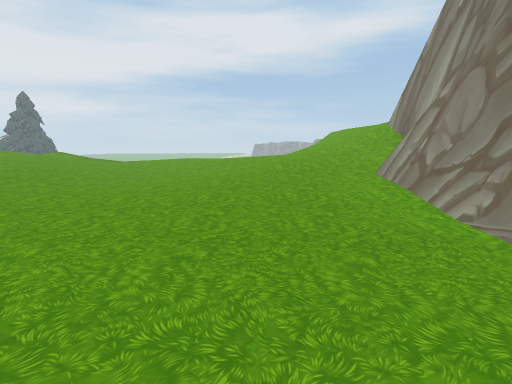
View 1 (above)

17 first-person views from a walk through a Unity game level. The camera is 1.4 m above the floor, tilts 8° down and sees 80° across. The floor is counted in squares, 1 m on a side. Each view is taken from the middle of a square. On the plan, view 1 faces up. The plan holds only what a view shows up to about 14 squares ahead; the rest is blank. The place goes on beyond the plan. The player is left out.

View 2
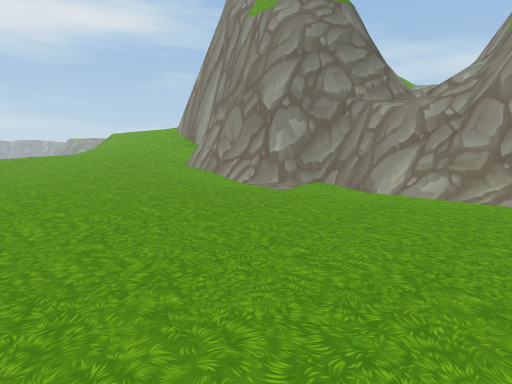

View 3
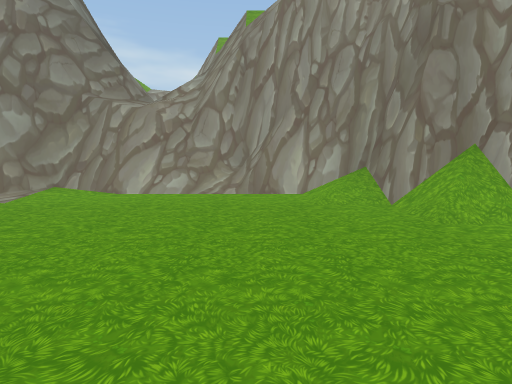

View 4
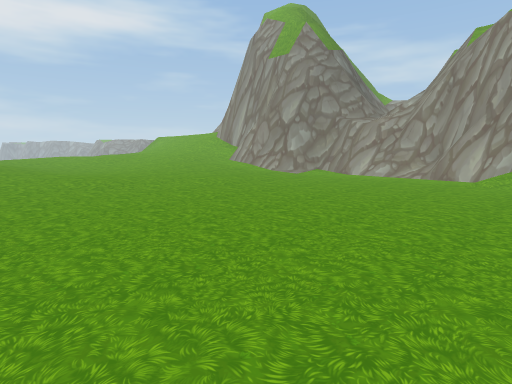

View 5
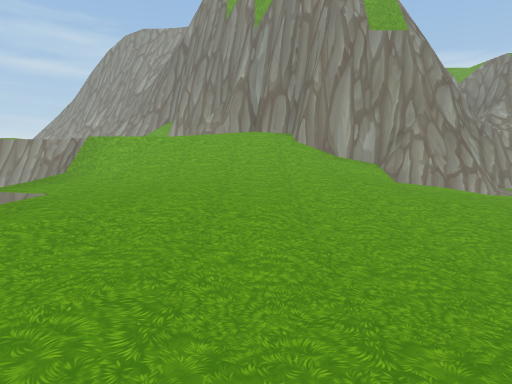

View 6
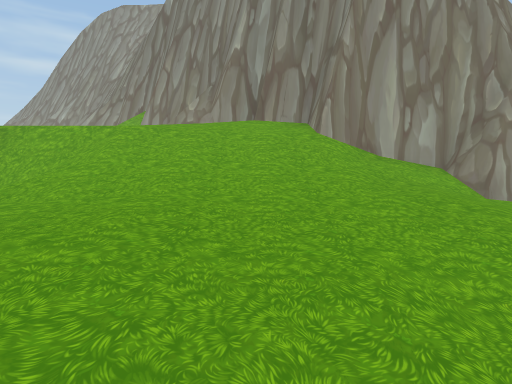

View 7
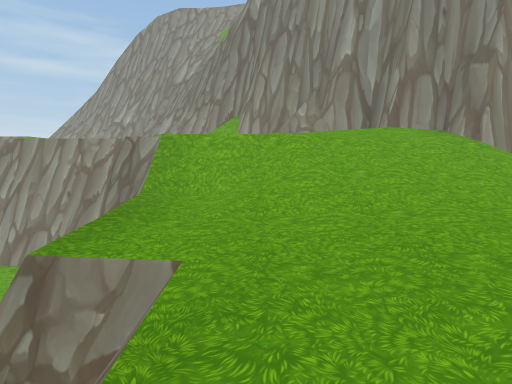

View 8
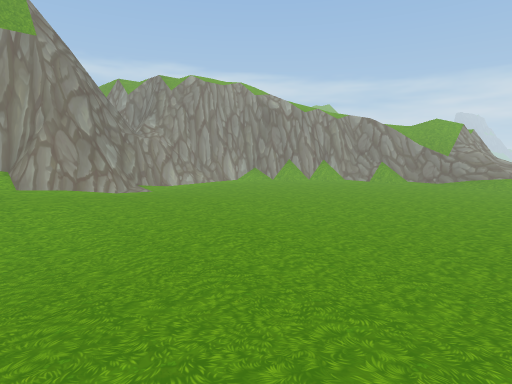

View 9
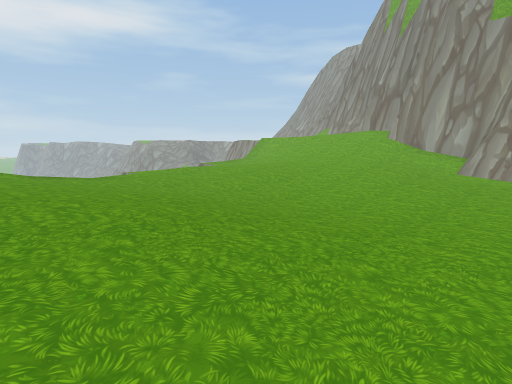

View 10
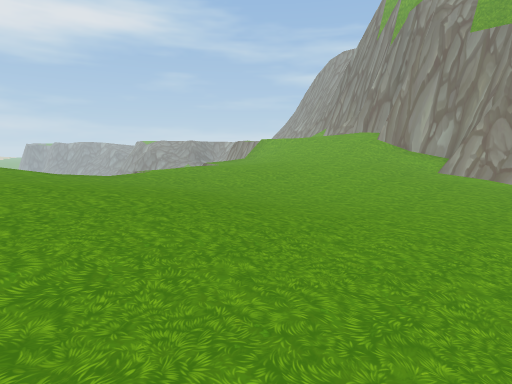

View 11
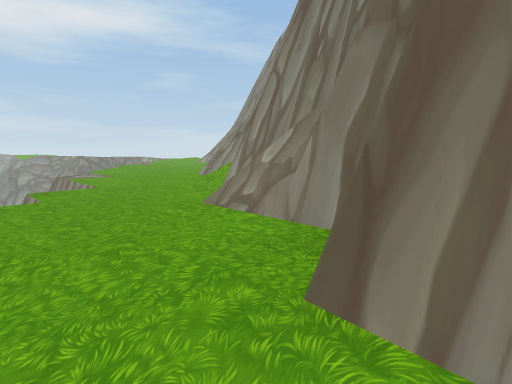

View 12
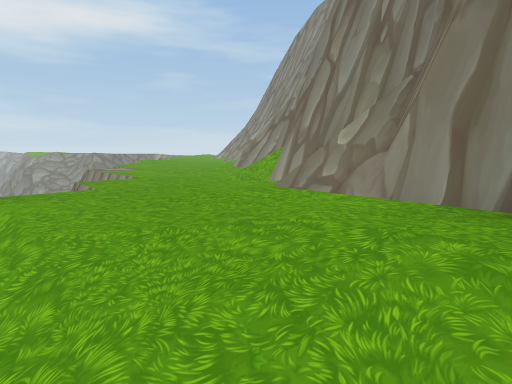

View 13
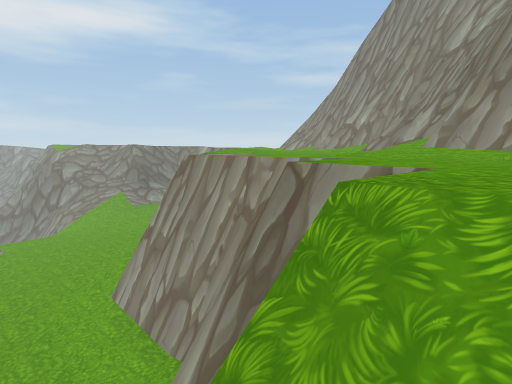

View 14
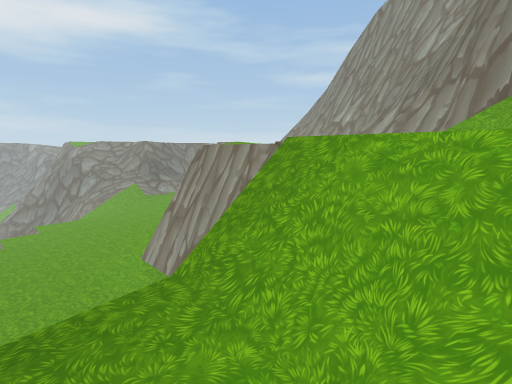

View 15
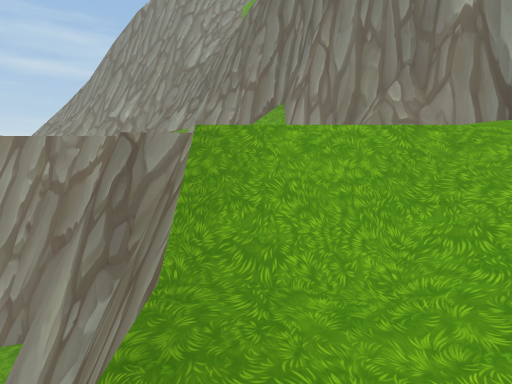

View 16
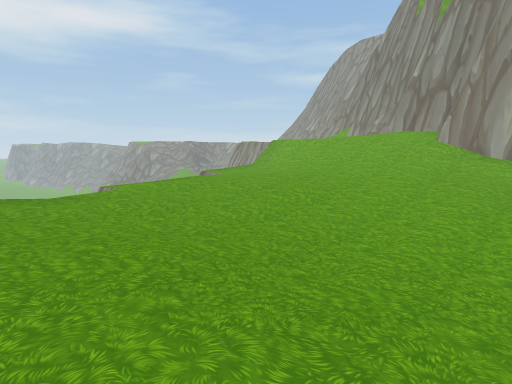

View 17
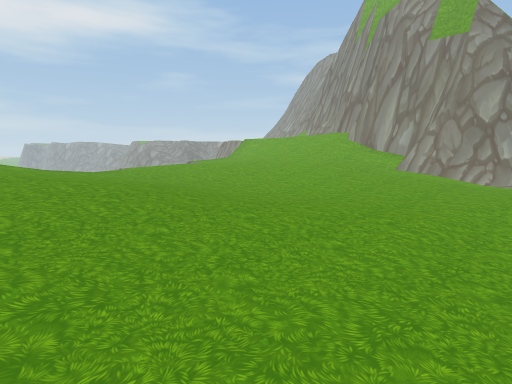

### Floor plan
Key: @ floor where view 1 was taken; # wall or solid block; . main floor; : floor 0.5 m higher than the main floor; + floor 0.75 m higher than the main floor; * floor 1.25 m higher than the main floor; - floor 2 m lower than the main floor; % floor 2.5 m higher than the main floor; _ floor 2.5 m lower than the main floor; & floor 2.75 m higher than the main floor; < floor 2.75 m lower than the main floor; / step, stairs or slope; = window, fence, low wall or low ledge; v drop or lower ground; O other object.
Columns run from 13 left of view 1 to 10 right of it. Each row starts with its distance up from view 1.
 39                   __
 38                   ___
 37                 ______
 36                 _______
 35                 ______-
 34                 _____/
 33                 <____/
 32                 <____#
 31                 <<___#
 30                 <<___#v%
 29                    __#v%
 28                    //#v%
 27                     =#v%
 26                    ###v%
 25                   =##vv%
 24                  ###v%%%
 23              vvvvvvvv%%%
 22             v++++//%%%%%
 21        v  v++++++//%%%%%
 20        ++++++++////%%%&&
 19   vvvvv++++++++////%%&&&
 18  /+++++++/+++++/////&&&#
 17  //+++++++/++++/////&&&#
 16  +//++:/++/++++//////&&#
 15  +++/:::::/+++///////###
 14  ++++/:::://++///////#
 13  */+++/..:::///////###
 12  ++/+:/...::///////##
 11 ++++///...::///////#
 10 +++++::...:::+/////#
  9 /+++:::...:::++++#=#
  8 +//::::....::::::###
  7 +:::::::...::::::##
  6 :::.:.:..........##
  5 ::...............###
  4  .................##
  3 : .................##
  2   .................##
  1   .................##
  0   ...........@.....=#
 -1   .................=## v
 -2   ..................## v
 -3   .................### v
 -4   .................###vv
 -5   .................##vv
 -6    ...............O##vv
 -7    . .....   ..OO###vvv

Positions as (right, up) in squares from view 1, and headings:
1: (0, 0), facing up
2: (-4, -3), facing up-right
3: (-4, -3), facing right
4: (-10, -7), facing up-right
5: (-9, 15), facing right
6: (-4, 15), facing right
7: (-4, 20), facing right
8: (-12, 11), facing down-right
9: (-12, 6), facing up-right
10: (-13, 5), facing up-right
11: (6, 14), facing up-right
12: (5, 15), facing up-right
13: (4, 22), facing up-right
14: (2, 20), facing up-right
15: (1, 22), facing right
16: (-10, 9), facing up-right
17: (-13, 3), facing up-right
